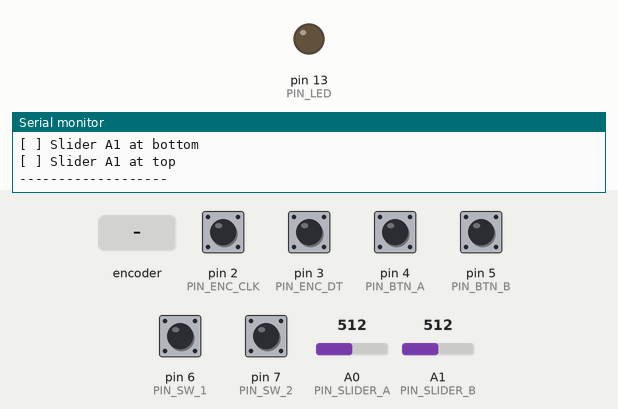
This sketch was run on a simulated Arduino Nano, built with avr-gcc and run on an emulated ATmega328P. Parts: output pins drawn as LEDs (lit = HIGH), the last lines printed to the serial monitor. Dashed ring = blinking. Inputs (shaded band) come from the test bench; at power-on: pin 2 (PIN_ENC_CLK), pin 3 (PIN_ENC_DT), pin 4 (PIN_BTN_A), pin 5 (PIN_BTN_B), pin 6 (PIN_SW_1), pin 7 (PIN_SW_2) HIGH, A0 (PIN_SLIDER_A) = 512, A1 (PIN_SLIDER_B) = 512.

Above: at 1.2 s.
1.3 s: rotary encoder on pin 2 (PIN_ENC_CLK) / pin 3 (PIN_ENC_DT) turned 3 steps (first pin leading)
At 1.38 s:
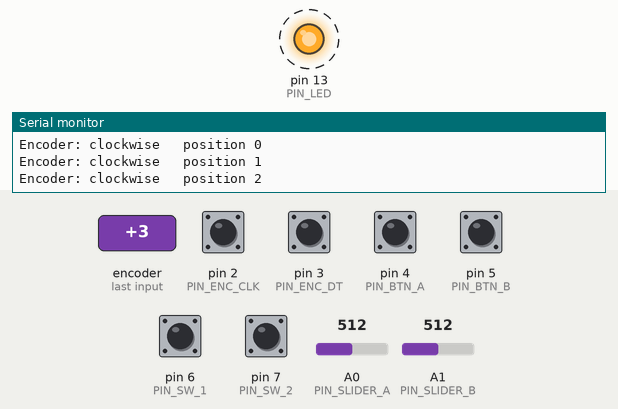
4.3 s: pin 4 (PIN_BTN_A) pulled LOW for 0.15 s
At 5.6 s:
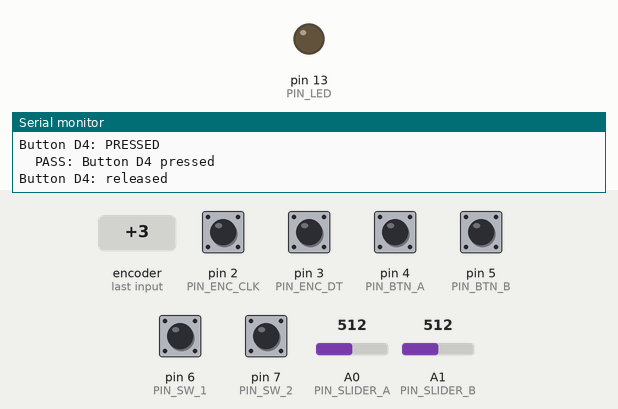
5.9 s: A0 (PIN_SLIDER_A) set to 716
At 6.8 s:
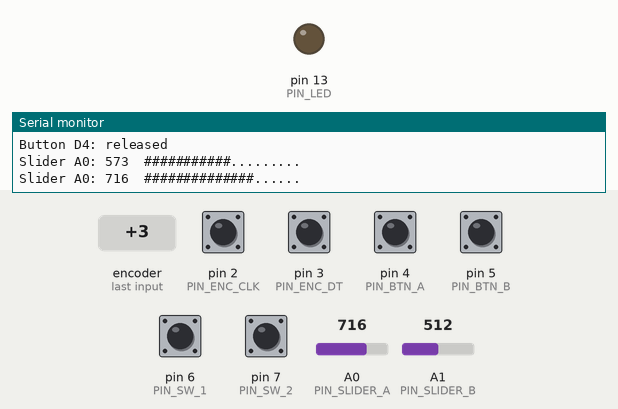
7.5 s: A1 (PIN_SLIDER_B) set to 306
At 8.0 s:
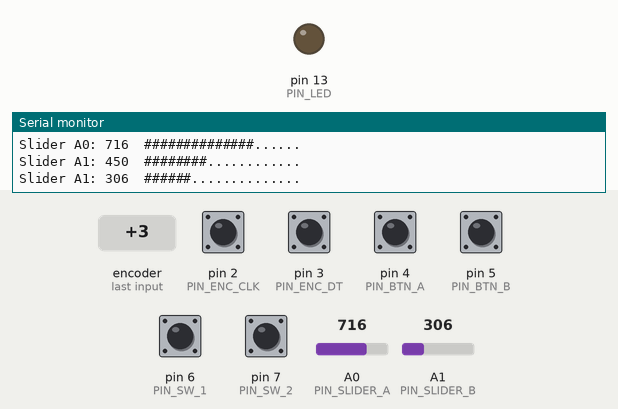
9.1 s: pin 6 (PIN_SW_1) pulled LOW for 0.15 s
At 10.8 s:
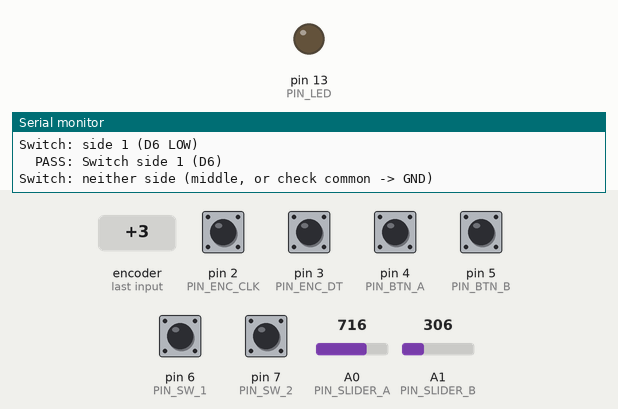
Timing chart, 0 to 12.3 s (numbered marks = the images above; inputs shaded):
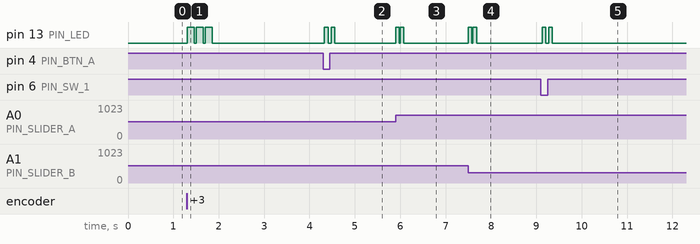

The sketch:

InputTest.ino
```cpp
/*
  DJ Bop-It — input tester
  Board: Arduino Nano. No libraries needed.

  Upload, open Serial Monitor at 115200, and use every control.
  Each change is printed as it happens, and a checklist tracks what has
  been confirmed working. The Nano's built-in LED (D13) blinks on every event.

  Serial Monitor commands (type and press Enter):
    s  show the checklist
    r  reset the checklist
    v  print all raw values once
*/

const uint8_t PIN_ENC_CLK  = 2;
const uint8_t PIN_ENC_DT   = 3;
const uint8_t PIN_BTN_A    = 4;
const uint8_t PIN_BTN_B    = 5;
const uint8_t PIN_SW_1     = 6;
const uint8_t PIN_SW_2     = 7;
const uint8_t PIN_SLIDER_A = A0;
const uint8_t PIN_SLIDER_B = A1;
const uint8_t PIN_LED      = LED_BUILTIN;

const unsigned long DEBOUNCE_MS = 25;
const int SLIDER_PRINT_STEP = 25;   // only print a slider when it moves this much
const int SLIDER_LOW  = 50;         // slider counts as "at bottom" below this
const int SLIDER_HIGH = 973;        // and "at top" above this
const int SPIN_STEPS  = 8;          // encoder steps counted as a real turn

// ------------------------------ Checklist -------------------------------

enum Check : uint8_t {
  CHK_BTN_A, CHK_BTN_B, CHK_SW_1, CHK_SW_2, CHK_ENC_CW, CHK_ENC_CCW,
  CHK_A0_LOW, CHK_A0_HIGH, CHK_A1_LOW, CHK_A1_HIGH, NUM_CHECKS
};

const char *const CHECK_NAMES[NUM_CHECKS] = {
  "Button D4 pressed", "Button D5 pressed", "Switch side 1 (D6)", "Switch side 2 (D7)",
  "Encoder clockwise", "Encoder counter-clockwise",
  "Slider A0 at bottom", "Slider A0 at top", "Slider A1 at bottom", "Slider A1 at top"
};

bool passed[NUM_CHECKS];

// Defined up here, before any function, because the Arduino IDE inserts
// function prototypes above the first function and they need this type.
struct Slider {
  uint8_t pin;
  const char *name;
  Check lowCheck, highCheck;
  int lastPrinted;
  float smoothed;
  bool connected;
  unsigned long lastPrintMs, lastConnCheckMs;
};

Slider sliders[2] = {
  {PIN_SLIDER_A, "Slider A0: ", CHK_A0_LOW, CHK_A0_HIGH},
  {PIN_SLIDER_B, "Slider A1: ", CHK_A1_LOW, CHK_A1_HIGH},
};
bool allPassedAnnounced = false;

void printChecklist() {
  Serial.println(F("\n---- Checklist ----"));
  for (uint8_t i = 0; i < NUM_CHECKS; i++) {
    Serial.print(passed[i] ? F("[x] ") : F("[ ] "));
    Serial.println(CHECK_NAMES[i]);
  }
  Serial.println(F("-------------------"));
}

void resetChecklist() {
  for (uint8_t i = 0; i < NUM_CHECKS; i++) passed[i] = false;
  allPassedAnnounced = false;
  Serial.println(F("Checklist reset."));
}

unsigned long ledOffAt = 0;

void blink() {
  digitalWrite(PIN_LED, HIGH);
  ledOffAt = millis() + 80;
}

void mark(Check c) {
  if (passed[c]) return;
  passed[c] = true;
  Serial.print(F("  PASS: "));
  Serial.println(CHECK_NAMES[c]);

  for (uint8_t i = 0; i < NUM_CHECKS; i++) if (!passed[i]) return;
  if (!allPassedAnnounced) {
    allPassedAnnounced = true;
    Serial.println(F("\n*** ALL INPUTS WORKING ***\n"));
  }
}

// ------------------------------- Inputs ---------------------------------

struct Debouncer {
  uint8_t stable, lastRaw;
  unsigned long changedAt;

  void reset(uint8_t raw) { stable = lastRaw = raw; changedAt = millis(); }

  bool update(uint8_t raw) {
    unsigned long now = millis();
    if (raw != lastRaw) {
      lastRaw = raw;
      changedAt = now;
    } else if (raw != stable && now - changedAt >= DEBOUNCE_MS) {
      stable = raw;
      return true;
    }
    return false;
  }
};

Debouncer buttonA, buttonB, switchPos;

volatile int encoderSteps = 0;
volatile uint8_t encoderState = 0;
volatile unsigned int encoderEdges = 0;   // raw edge count, to spot a dead pin

void encoderISR() {
  static const int8_t table[16] = {0, -1, 1, 0, 1, 0, 0, -1, -1, 0, 0, 1, 0, 1, -1, 0};
  encoderState = ((encoderState << 2) | (digitalRead(PIN_ENC_CLK) << 1) | digitalRead(PIN_ENC_DT)) & 0x0F;
  encoderSteps += table[encoderState];
  encoderEdges++;
}

bool pressed(uint8_t pin) { return digitalRead(pin) == LOW; }

uint8_t readSwitch() {
  bool s1 = pressed(PIN_SW_1), s2 = pressed(PIN_SW_2);
  if (s1 && s2) return 3;   // both LOW = wiring problem
  if (s1) return 1;
  if (s2) return 2;
  return 0;                 // neither = middle, or a loose wire
}

int readSlider(uint8_t pin) {
  // The ADC is shared between pins; the first reading after switching from
  // A0 to A1 still "remembers" A0, so throw it away.
  analogRead(pin);
  delayMicroseconds(100);
  long sum = 0;
  for (uint8_t i = 0; i < 8; i++) sum += analogRead(pin);
  return sum / 8;
}

// A wiper that isn't connected leaves the pin floating, which reads as random
// values. Briefly turn on the internal pull-up: a connected slider barely
// changes, a floating pin jumps up to ~1023.
bool sliderConnected(uint8_t pin) {
  int normal = readSlider(pin);
  pinMode(pin, INPUT_PULLUP);
  delay(2);
  int pulled = readSlider(pin);
  pinMode(pin, INPUT);
  delay(2);
  return pulled - normal < 150;
}

void printSwitch(uint8_t s) {
  Serial.print(F("Switch: "));
  switch (s) {
    case 1: Serial.println(F("side 1 (D6 LOW)")); mark(CHK_SW_1); break;
    case 2: Serial.println(F("side 2 (D7 LOW)")); mark(CHK_SW_2); break;
    case 3: Serial.println(F("BOTH D6 and D7 LOW - check switch wiring!")); break;
    default: Serial.println(F("neither side (middle, or check common -> GND)")); break;
  }
}

void printAll() {
  noInterrupts();
  int steps = encoderSteps;
  unsigned int edges = encoderEdges;
  interrupts();
  Serial.print(F("D2(CLK)=")); Serial.print(digitalRead(PIN_ENC_CLK));
  Serial.print(F(" D3(DT)=")); Serial.print(digitalRead(PIN_ENC_DT));
  Serial.print(F(" enc steps=")); Serial.print(steps);
  Serial.print(F(" edges=")); Serial.print(edges);
  Serial.print(F(" | D4=")); Serial.print(digitalRead(PIN_BTN_A));
  Serial.print(F(" D5=")); Serial.print(digitalRead(PIN_BTN_B));
  Serial.print(F(" D6=")); Serial.print(digitalRead(PIN_SW_1));
  Serial.print(F(" D7=")); Serial.print(digitalRead(PIN_SW_2));
  Serial.print(F(" | A0=")); Serial.print(readSlider(PIN_SLIDER_A));
  Serial.print(F(" A1=")); Serial.println(readSlider(PIN_SLIDER_B));
}

// --------------------------- Per-input checks ---------------------------

void checkButtons() {
  if (buttonA.update(pressed(PIN_BTN_A))) {
    blink();
    Serial.println(buttonA.stable ? F("Button D4: PRESSED") : F("Button D4: released"));
    if (buttonA.stable) mark(CHK_BTN_A);
  }
  if (buttonB.update(pressed(PIN_BTN_B))) {
    blink();
    Serial.println(buttonB.stable ? F("Button D5: PRESSED") : F("Button D5: released"));
    if (buttonB.stable) mark(CHK_BTN_B);
  }
}

void checkSwitch() {
  if (switchPos.update(readSwitch())) {
    blink();
    printSwitch(switchPos.stable);
  }
}

void checkEncoder() {
  static int lastPrinted = 0;
  static int turnStart = 0;

  noInterrupts();
  int steps = encoderSteps;
  interrupts();

  if (steps != lastPrinted) {
    blink();
    Serial.print(F("Encoder: "));
    Serial.print(steps > lastPrinted ? F("clockwise   ") : F("counter-cw  "));
    Serial.print(F("position "));
    Serial.println(steps);
    lastPrinted = steps;
  }
  if (steps - turnStart >= SPIN_STEPS)  { mark(CHK_ENC_CW);  turnStart = steps; }
  if (steps - turnStart <= -SPIN_STEPS) { mark(CHK_ENC_CCW); turnStart = steps; }
}

void checkConnection(Slider &sl) {
  bool ok = sliderConnected(sl.pin);
  if (ok != sl.connected) {
    sl.connected = ok;
    Serial.print(sl.name);
    Serial.println(ok ? F("connected") :
      F("NOT CONNECTED - pin is floating. Check the middle (wiper) pin goes to the Arduino, and the end pins go to 5V and GND."));
    if (ok) sl.smoothed = sl.lastPrinted = readSlider(sl.pin);
  }
  sl.lastConnCheckMs = millis();
}

void checkSlider(Slider &sl) {
  if (millis() - sl.lastConnCheckMs >= 1000) checkConnection(sl);
  if (!sl.connected) return;

  // Smooth out ADC jitter so a slider sitting still doesn't print.
  sl.smoothed += (readSlider(sl.pin) - sl.smoothed) * 0.3;
  int v = (int)(sl.smoothed + 0.5);

  if (abs(v - sl.lastPrinted) >= SLIDER_PRINT_STEP && millis() - sl.lastPrintMs >= 100) {
    blink();
    Serial.print(sl.name);
    Serial.print(v);
    Serial.print(F("  "));
    // little bar graph, 0..1023 -> 0..20 chars
    for (int i = 0; i < 20; i++) Serial.print(i < v / 51 ? '#' : '.');
    Serial.println();
    sl.lastPrinted = v;
    sl.lastPrintMs = millis();
  }
  if (v <= SLIDER_LOW) mark(sl.lowCheck);
  if (v >= SLIDER_HIGH) mark(sl.highCheck);
}

// ------------------------------- Main -----------------------------------

void setup() {
  Serial.begin(115200);

  pinMode(PIN_ENC_CLK, INPUT_PULLUP);
  pinMode(PIN_ENC_DT, INPUT_PULLUP);
  pinMode(PIN_BTN_A, INPUT_PULLUP);
  pinMode(PIN_BTN_B, INPUT_PULLUP);
  pinMode(PIN_SW_1, INPUT_PULLUP);
  pinMode(PIN_SW_2, INPUT_PULLUP);
  pinMode(PIN_LED, OUTPUT);

  attachInterrupt(digitalPinToInterrupt(PIN_ENC_CLK), encoderISR, CHANGE);
  attachInterrupt(digitalPinToInterrupt(PIN_ENC_DT), encoderISR, CHANGE);

  buttonA.reset(pressed(PIN_BTN_A));
  buttonB.reset(pressed(PIN_BTN_B));
  switchPos.reset(readSwitch());
  for (Slider &sl : sliders) {
    sl.connected = true;   // so checkConnection only reports a problem
    sl.smoothed = sl.lastPrinted = readSlider(sl.pin);
    checkConnection(sl);
  }

  Serial.println(F("\n=== DJ Bop-It input tester ==="));
  Serial.println(F("Use every control. Type s = checklist, r = reset, v = raw values.\n"));

  // Startup warnings for things that are usually wiring mistakes.
  printAll();
  if (buttonA.stable) Serial.println(F("WARNING: D4 reads pressed at startup - button stuck or wired to wrong pin?"));
  if (buttonB.stable) Serial.println(F("WARNING: D5 reads pressed at startup - button stuck or wired to wrong pin?"));
  printSwitch(switchPos.stable);
  printChecklist();
}

void loop() {
  checkButtons();
  checkSwitch();
  checkEncoder();
  for (Slider &sl : sliders) checkSlider(sl);

  if (Serial.available()) {
    char c = Serial.read();
    if (c == 's') printChecklist();
    else if (c == 'r') resetChecklist();
    else if (c == 'v') printAll();
  }

  if (ledOffAt && millis() >= ledOffAt) {
    digitalWrite(PIN_LED, LOW);
    ledOffAt = 0;
  }
}
```

Measured:
- after the input at 1.3 s, pin 13 (PIN_LED): alternates HIGH for 0.15 s and LOW for 0.04 s, 6 changes in all, then stays LOW, starting at once
- after the input at 4.3 s, pin 13 (PIN_LED): alternates HIGH for 0.08 s and LOW for 0.07 s, 4 changes in all, then stays LOW, starting at once
- after the input at 5.9 s, pin 13 (PIN_LED): alternates HIGH for 0.08 s and LOW for 0.02 s, 4 changes in all, then stays LOW, starting at once
- after the input at 7.5 s, pin 13 (PIN_LED): alternates HIGH for 0.08 s and LOW for 0.02 s, 4 changes in all, then stays LOW, starting at once
- after the input at 9.1 s, pin 13 (PIN_LED): alternates HIGH for 0.08 s and LOW for 0.07 s, 4 changes in all, then stays LOW, starting at once
